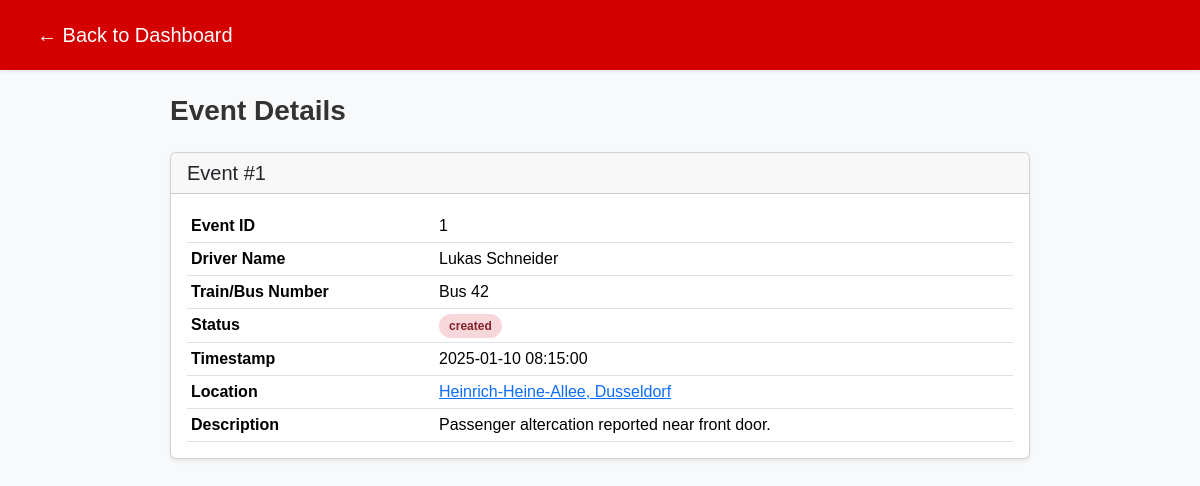
Screenshot of /event/1 with the database file from the repository.
### app/models.py (models this page shows, shortened)
class Event(Base):
    __tablename__ = "events"
    id = Column(Integer, primary_key=True, index=True)
    train_bus_number = Column("vehicle_number", String, nullable=False)
    timestamp = Column("created_at", DateTime, default=lambda: datetime.now(timezone.utc))
    driver_name = Column(String(120), nullable=False, default="Unknown Driver")
    location = Column(String(255), nullable=False, default="Unknown Location")
    description = Column(Text, nullable=True, default="No description available.")
    status = Column(String(30), nullable=False, default="created")

### app/main.py (the view)
@app.get("/event/{event_id}", response_class=HTMLResponse)
def incident_details(event_id: int, request: Request, db: Session = Depends(get_db)):
    event = db.get(models.Event, event_id)
    if not event:
        raise HTTPException(status_code=404, detail="Event not found")
    return templates.TemplateResponse(
        request=request,
        name="event_details.html",
        context={
            "request": request,
            "event": event,
        },
    )

### app/templates/event_details.html (shortened to what this page needs)
<!DOCTYPE html>
<html lang="en">
<head>
    <link rel="stylesheet" href="https://cdn.jsdelivr.net/npm/bootstrap@5.3.2/dist/css/bootstrap.min.css">
    <link rel="stylesheet" href="/static/css/styles.css">
</head>
<body class="bg-light">
<nav class="navbar navbar-expand-lg navbar-dark rheinbahn-red shadow-sm">
    <div class="container-fluid">
        <a class="navbar-brand" href="/">← Back to Dashboard</a>
    </div>
</nav>
<div class="container mt-4">
    <h3 class="fw-bold mb-4">Event Details</h3>
    <div class="card shadow-sm">
        <div class="card-header">
            <h5 class="mb-0">Event #{{ event.event_id }}</h5>
        </div>
        <div class="card-body">
            <div class="table-responsive">
                <table class="table table-sm mb-0">
                    <tbody>
                        <tr>
                            <th scope="row">Event ID</th>
                            <td>{{ event.event_id }}</td>
                        </tr>
                        <tr>
                            <th scope="row">Driver Name</th>
                            <td>{{ event.driver_name }}</td>
                        </tr>
                        <tr>
                            <th scope="row">Train/Bus Number</th>
                            <td>{{ event.train_bus_number }}</td>
                        </tr>
                        <tr>
                            <th scope="row">Status</th>
                            <td>
                                <span class="badge status-badge status-{{ event.status|lower|replace(' ', '-') }}">
                                    {{ event.status }}
                                </span>
                            </td>
                        </tr>
                        <tr>
                            <th scope="row">Timestamp</th>
                            <td>{{ event.timestamp }}</td>
                        </tr>
                        <tr>
                            <th scope="row">Location</th>
                            <td>
                                <a href="{{ event.google_maps_url }}" target="_blank" rel="noopener noreferrer" class="location-link">
                                    {{ event.location }}
                                </a>
                            </td>
                        </tr>
                        <tr>
                            <th scope="row">Description</th>
                            <td>{{ event.description }}</td>
                        </tr>
                    </tbody>
                </table>
            </div>
        </div>
    </div>
</div>
</body>
</html>

### app/static/css/styles.css (style rules this page uses)
body { margin: 0; font-family: Arial, sans-serif; background: #f4f4f4; color: #333; }
.navbar { background: #d40000; padding: 15px 25px; display: flex; align-items: center; color: white; }
.container { max-width: 900px; margin: 30px auto; padding: 0 20px; }
.status-badge { font-size: 12px; padding: 6px 10px; border-radius: 999px; font-weight: 600; }
.location-link { color: #0d6efd; text-decoration: underline; }
.status-created { background: #f8d7da; color: #842029; }

### rows the page displays
Event: event_id "1", driver_name "Lukas Schneider", train_bus_number "Bus 42", status "created", timestamp "2025-01-10 08:15:00", location "Heinrich-Heine-Allee, Dusseldorf", description "Passenger altercation reported near front door."
